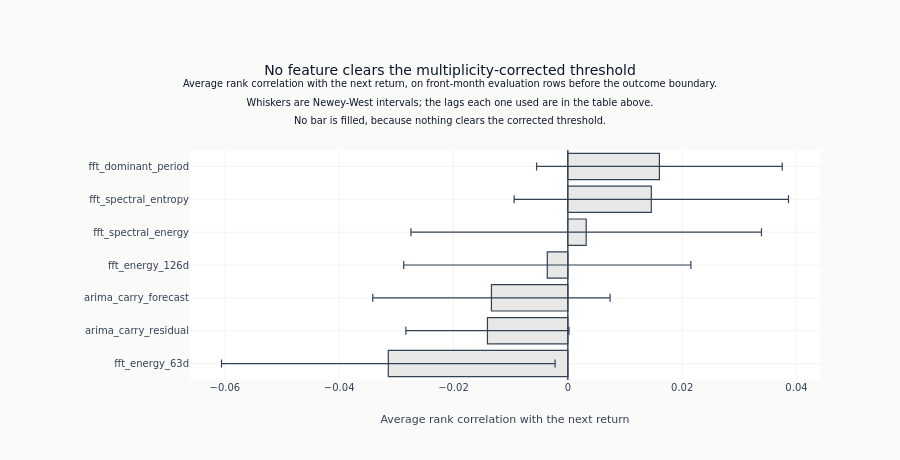

The code cell stored with this chart in its notebook:
### Markdown cell above
### What the screen found

Average IC per feature, sorted, with the bars that clear the corrected threshold filled
and the rest drawn hollow. Read the filled-or-hollow distinction rather than the
t-statistic beside it: all of these features were screened against the same return over
the same evaluation windows, so a large t-statistic on any one of them is not on its own
evidence about that one.

The two regime features are absent from the chart. They take the same value for every
product on a given session, so ranking products by them produces no ranking at all and
the correlation is undefined. That is a property of the measure and says nothing about
the features: a regime variable works by conditioning other signals rather than by
ranking on its own, and testing it needs an interaction term or a comparison between
models fitted with and without it. This notebook runs neither, and neither does the
one-feature-at-a-time screen in [`05_evaluation`](05_evaluation.ipynb).

**This selects nothing.** Every feature above is already in `model_based.parquet`,
written in section E, whatever the bars say.

### Code cell
if temporal_ic:
    ic_rows = sorted(temporal_ic.items(), key=lambda item: item[1]["mean_ic"])
    names = [name for name, _ in ic_rows]
    values = [stats["mean_ic"] for _, stats in ic_rows]
    errors = [1.96 * stats["hac_se"] for _, stats in ic_rows]
    retained = [bool(stats["fdr_significant"]) for _, stats in ic_rows]
    # Filled where retained, hollow where not: the palette's dark end is four navies
    # that do not separate as bars, so the distinction is carried by lightness.
    fill = [
        (COLORS["blue"] if value >= 0 else COLORS["copper"]) if keep else COLORS["silver_muted"]
        for value, keep in zip(values, retained, strict=True)
    ]
    edge = [
        (COLORS["blue"] if value >= 0 else COLORS["copper"]) if keep else COLORS["neutral"]
        for value, keep in zip(values, retained, strict=True)
    ]
    fig = go.Figure(
        go.Bar(
            x=values,
            y=names,
            orientation="h",
            marker={"color": fill, "line": {"color": edge, "width": 1.2}},
            error_x={
                "type": "data",
                "array": errors,
                "color": COLORS["neutral"],
                "thickness": 1.2,
                "width": 4,
            },
            showlegend=False,
        )
    )
    fig.add_vline(x=0, line_color=COLORS["neutral"], line_width=1)
    fig.update_layout(
        title=(
            "No feature clears the multiplicity-corrected threshold"
            if n_fdr_sig == 0
            else "How the features rank products on evaluation sessions"
        )
        + (
            "<br><sup>Average rank correlation with the next return, on front-month "
            "evaluation rows before the outcome boundary.<br>Whiskers are Newey-West "
            "intervals; the lags each one used are in the table above.<br>"
            + (
                "No bar is filled, because nothing clears the corrected threshold.</sup>"
                if n_fdr_sig == 0
                else "Filled bars clear the corrected threshold; hollow bars do not.</sup>"
            )
        ),
        xaxis_title="Average rank correlation with the next return",
        yaxis_title="",
        height=460,
        margin={"l": 190, "t": 150},
    )
    show_plotly_with_alt(
        fig,
        "Horizontal bar chart of the average rank correlation with the next return, one bar per "
        "temporal feature, sorted from the most positive at the top to the most negative at the "
        "bottom. Every bar is short, within a few hundredths of zero, and each carries a "
        "Newey-West whisker several times its own length that crosses zero. "
        + (
            "No bar is filled, because none clears the multiplicity-corrected threshold."
            if n_fdr_sig == 0
            else f"{n_fdr_sig} filled bars clear the multiplicity-corrected threshold; the "
            "hollow ones do not."
        ),
    )
else:
    print("Chart omitted: no feature produced enough sessions to measure.")

### Figure 1 — Plotly figure (JSON) as saved in the notebook; plotly's stock layout.template omitted (floating-point values rounded to 4 significant figures)
{"data": [{"error_x": {"array": [0.02918, 0.01427, 0.02076, 0.02512, 0.03066, 0.024, 0.02149], "color": "#334155", "thickness": 1.2, "type": "data", "width": 4}, "marker": {"color": ["#e8e8e6", "#e8e8e6", "#e8e8e6", "#e8e8e6", "#e8e8e6", "#e8e8e6", "#e8e8e6"], "line": {"color": ["#334155", "#334155", "#334155", "#334155", "#334155", "#334155", "#334155"], "width": 1.2}}, "orientation": "h", "showlegend": false, "type": "bar", "x": [-0.03141, -0.01407, -0.01337, -0.003593, 0.003212, 0.0146, 0.01602], "y": ["fft_energy_63d", "arima_carry_residual", "arima_carry_forecast", "fft_energy_126d", "fft_spectral_energy", "fft_spectral_entropy", "fft_dominant_period"]}], "layout": {"height": 460, "margin": {"l": 190, "t": 150}, "shapes": [{"line": {"color": "#334155", "width": 1}, "type": "line", "x0": 0, "x1": 0, "xref": "x", "y0": 0, "y1": 1, "yref": "y domain"}], "title": {"text": "No feature clears the multiplicity-corrected threshold<br><sup>Average rank correlation with the next return, on front-month evaluation rows before the outcome boundary.<br>Whiskers are Newey-West intervals; the lags each one used are in the table above.<br>No bar is filled, because nothing clears the corrected threshold.</sup>"}, "xaxis": {"title": {"text": "Average rank correlation with the next return"}}, "yaxis": {"title": {"text": ""}}}}
